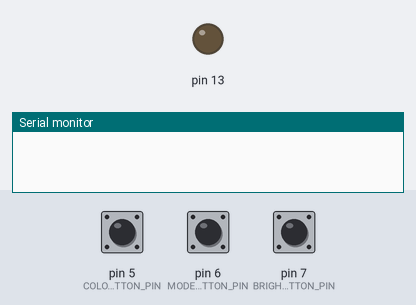
A sketch run on a simulated Arduino Uno, built with avr-gcc and run on an emulated ATmega328P. On the bench: output pins drawn as LEDs (lit = HIGH), the last lines printed to the serial monitor. The test bench sets the inputs (shaded band); at power-on: pin 5 (COLOR_BUTTON_PIN) HIGH, pin 6 (MODE_BUTTON_PIN) HIGH, pin 7 (BRIGHTNESS_BUTTON_PIN) HIGH.

Above: at 1.2 s.
1.3 s: pin 5 (COLOR_BUTTON_PIN) pulled LOW for 0.15 s
At 1.37 s:
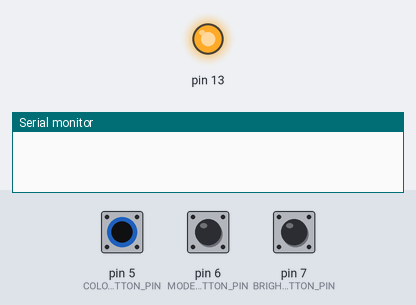
2.9 s: pin 6 (MODE_BUTTON_PIN) pulled LOW for 0.15 s
At 4.2 s:
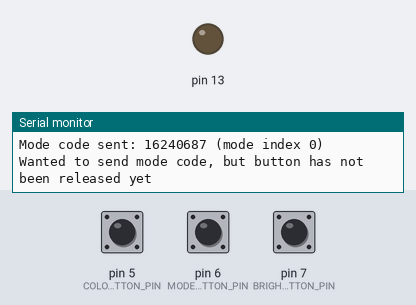
4.5 s: pin 7 (BRIGHTNESS_BUTTON_PIN) pulled LOW for 0.15 s
At 5.7 s:
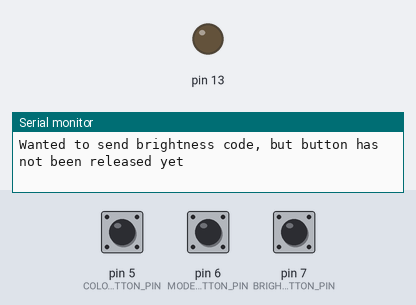
6.2 s: pin 5 (COLOR_BUTTON_PIN) driven LOW and pin 6 (MODE_BUTTON_PIN) driven LOW
At 6.34 s:
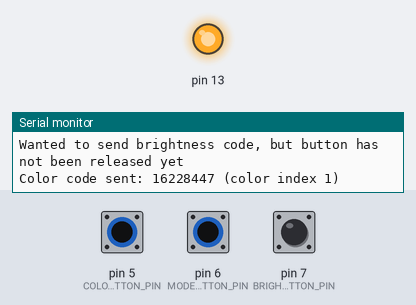
9.2 s: pin 5 (COLOR_BUTTON_PIN) driven HIGH
12.2 s: pin 7 (BRIGHTNESS_BUTTON_PIN) pulled LOW for 1 s
At 12.8 s:
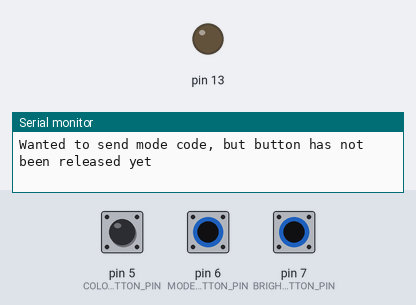
Timing chart, 0 to 15.2 s (numbered marks = the images above; inputs shaded):
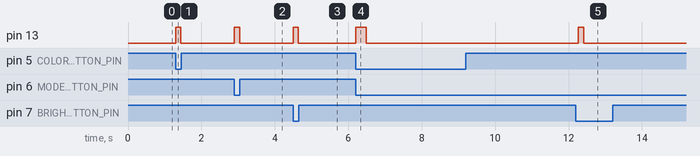

Measured:
- after the input at 1.3 s, pin 13: LOW → HIGH at once, → LOW 0.14 s later
- after the input at 2.9 s, pin 13: LOW → HIGH at once, → LOW 0.14 s later
- after the input at 4.5 s, pin 13: LOW → HIGH at once, → LOW 0.14 s later
- after the input at 6.2 s, pin 13: LOW → HIGH at once, → LOW 0.29 s later
- after the input at 12.2 s, pin 13: LOW → HIGH after 0.07 s, → LOW 0.14 s later

The sketch:

send_ir.ino
```cpp
/*
  Based on
  https://www.arduino.cc/en/Tutorial/InputPullupSerial
  https://www.build-electronic-circuits.com/arduino-ir-transmitter-circuit/
  https://woodsgood.ca/projects/2015/02/13/rgb-led-strip-controllers-ir-codes/
*/
#include <IRremote.hpp>

#define IR_OUT_PIN            3
#define COLOR_BUTTON_PIN      5
#define MODE_BUTTON_PIN       6
#define BRIGHTNESS_BUTTON_PIN 7

#define	IR_BPLUS  0xF700FF	//
#define	IR_BMINUS 0xF7807F	//
#define	IR_OFF 	  0xF740BF	//
#define	IR_ON 	  0xF7C03F	//
#define	IR_R 	    0xF720DF	//
#define	IR_G 	    0xF7A05F	//
#define	IR_B 	    0xF7609F	//
#define	IR_W 	    0xF7E01F	//
#define	IR_B1	    0xF710EF	//
#define	IR_B2	    0xF7906F	//
#define	IR_B3	    0xF750AF	//
#define	IR_FLASH  0xF7D02F	//
#define	IR_B4	    0xF730CF	//
#define	IR_B5	    0xF7B04F	//
#define	IR_B6	    0xF7708F	//
#define	IR_STROBE 0xF7F00F	//
#define	IR_B7	    0xF708F7	//
#define	IR_B8	    0xF78877	//
#define	IR_B9	    0xF748B7	//
#define	IR_FADE   0xF7C837	//
#define	IR_B10	  0xF728D7	//
#define	IR_B11	  0xF7A857	//
#define	IR_B12	  0xF76897	//
#define	IR_SMOOTH 0xF7E817	//

// Color
const int N_COLORS = 16;
const unsigned long colors[] = {
    IR_R,
    IR_G,
    IR_B,
    IR_W,
    IR_B1,
    IR_B2,
    IR_B3,
    IR_B4,
    IR_B5,
    IR_B6,
    IR_B7,
    IR_B8,
    IR_B9,
    IR_B10,
    IR_B11,
    IR_B12
};

// Mode
const int N_MODES = 4;
const unsigned long modes[] = {
  IR_FLASH,
  IR_STROBE,
  IR_FADE,
  IR_SMOOTH
};

// Brightness
const int N_BRIGHTNESS_STEPS = 15;

// States
bool colorButtonIsPressed = false;
int currentColor = N_COLORS - 1;
bool modeButtonIsPressed = false;
int currentMode = N_MODES - 1;
bool brightnessButtonIsPressed = false;
bool brightnessDirectionIsUp = true;
int currentBrightness = 0;

void sendOnSignalAfterDelay() {
  delay(1);
  IrSender.sendNECMSB(IR_ON, 32);
}

void setup() {
  // Start serial connection
  Serial.begin(9600);

  // Configure pins as an input and enable the internal pull-up resistor
  pinMode(COLOR_BUTTON_PIN, INPUT_PULLUP);
  pinMode(MODE_BUTTON_PIN, INPUT_PULLUP);
  pinMode(BRIGHTNESS_BUTTON_PIN, INPUT_PULLUP);

  // Internal LED
  pinMode(13, OUTPUT);

  // Configure IRremote
  IrSender.begin(IR_OUT_PIN, ENABLE_LED_FEEDBACK, USE_DEFAULT_FEEDBACK_LED_PIN);
}

void loop() {
  // Read the color pushbutton value
  int colorSensorVal = digitalRead(COLOR_BUTTON_PIN);
  int modeSensorVal = digitalRead(MODE_BUTTON_PIN);
  int brightnessSensorVal = digitalRead(BRIGHTNESS_BUTTON_PIN);

  // Keep in mind the pull-up means the pushbutton logic is inverted. It goes
  // HIGH when it's open, and LOW when it's pressed.

  // Color
  if (colorSensorVal == HIGH) {
    digitalWrite(13, LOW);
    colorButtonIsPressed = false;
  } else if (colorSensorVal == LOW && colorButtonIsPressed == false){
    colorButtonIsPressed = true;
    if (currentColor + 1 >= N_COLORS) {
      currentColor = 0;
    } else {
      currentColor += 1;
    }
    digitalWrite(13, HIGH);
    IrSender.sendNECMSB(colors[currentColor], 32);
    sendOnSignalAfterDelay();
    Serial.println("Color code sent: " + String(colors[currentColor]) + " (color index " + String(currentColor) + ")");
    delay(5);
  } else {
    Serial.println("Wanted to send color code, but button has not been released yet");
  }

  // Mode
  if (modeSensorVal == HIGH) {
    digitalWrite(13, LOW);
    modeButtonIsPressed = false;
  } else if (modeSensorVal == LOW && modeButtonIsPressed == false){
    modeButtonIsPressed = true;
    if (currentMode + 1 >= N_MODES) {
      currentMode = 0;
    } else {
      currentMode += 1;
    }
    digitalWrite(13, HIGH);
    IrSender.sendNECMSB(modes[currentMode], 32);
    sendOnSignalAfterDelay();
    Serial.println("Mode code sent: " + String(modes[currentMode]) + " (mode index " + String(currentMode) + ")");
    delay(5);
  } else {
    Serial.println("Wanted to send mode code, but button has not been released yet");
  }

  // Brightness
  if (brightnessSensorVal == HIGH) {
    digitalWrite(13, LOW);
    brightnessButtonIsPressed = false;
  } else if (brightnessSensorVal == LOW && brightnessButtonIsPressed == false){
    brightnessButtonIsPressed = true;

    unsigned long signalToSend = 0;

    if (brightnessDirectionIsUp == true) { // Going up
      currentBrightness += 1;
      signalToSend = IR_BPLUS;
      if (currentBrightness >= N_BRIGHTNESS_STEPS) {
        brightnessDirectionIsUp = false;
      }
    } else { // Going down
      currentBrightness -= 1;
      signalToSend = IR_BMINUS;
      if (currentBrightness <= 0) {
        brightnessDirectionIsUp = true;
      }
    }

    digitalWrite(13, HIGH);
    IrSender.sendNECMSB(signalToSend, 32);
    sendOnSignalAfterDelay();
    Serial.println("Brightness code sent: " + String(signalToSend) + " (current brightness index " + String(currentBrightness) + ")");
    delay(5);
  } else {
    Serial.println("Wanted to send brightness code, but button has not been released yet");
  }
}
```
